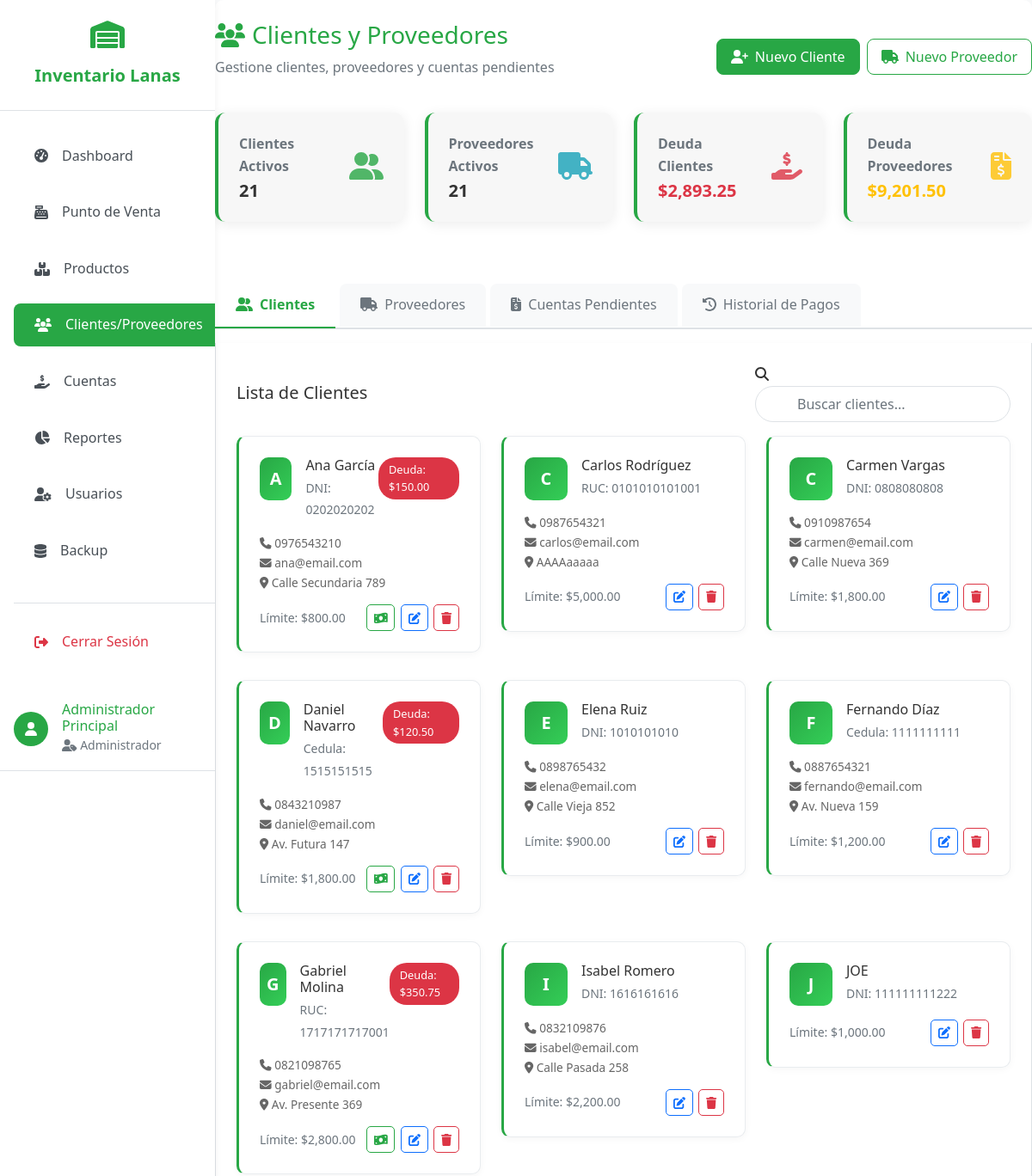
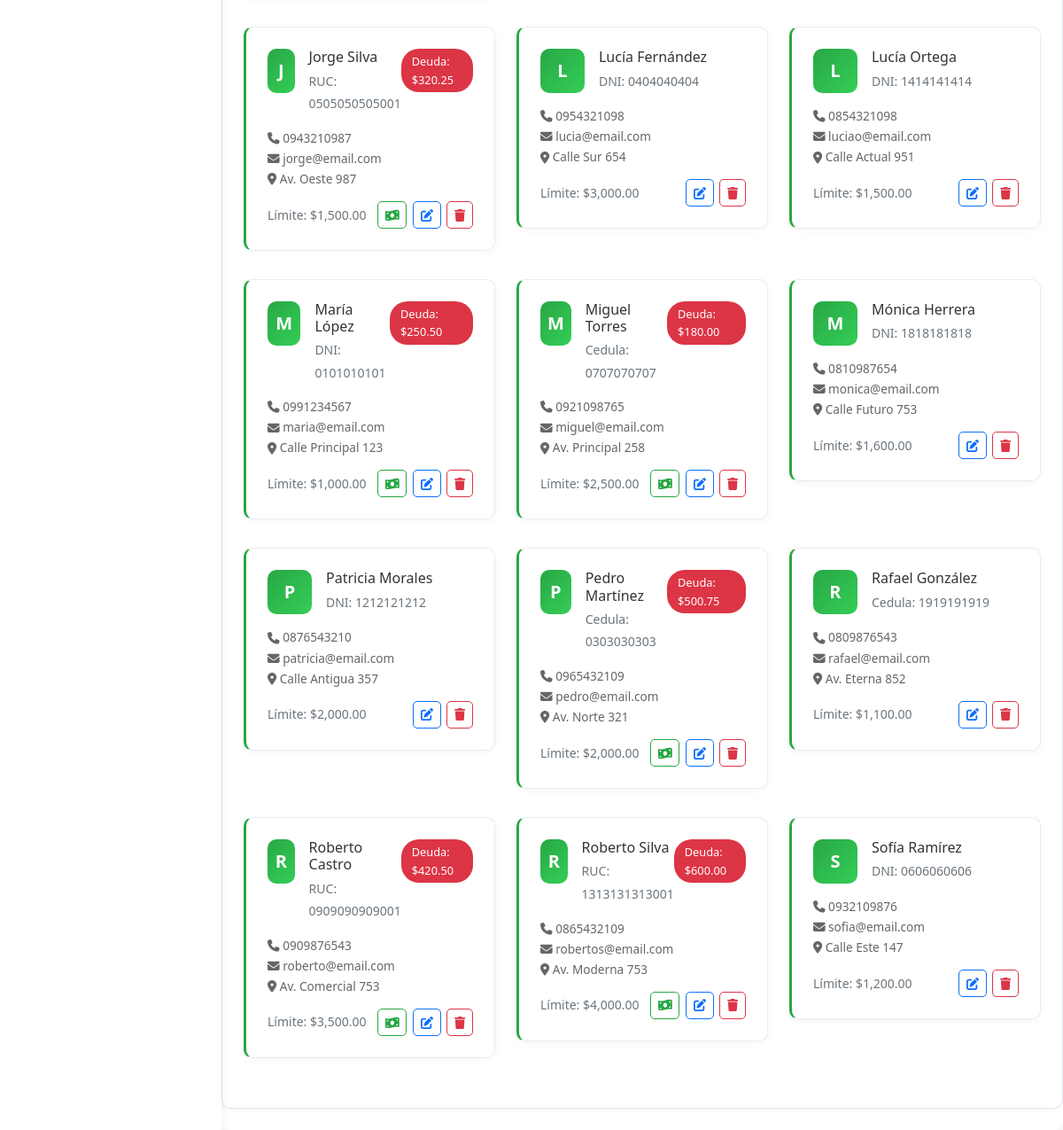
The page /modulo_clientes.php (signed in) on the database its author committed (2 pictures, top to bottom).
### tables this page shows
CREATE TABLE `clientes` (
  `id` int(11) NOT NULL AUTO_INCREMENT,
  `nombre` varchar(100) NOT NULL,
  `tipo_documento` enum('DNI','RUC','Cedula') DEFAULT 'DNI',
  `numero_documento` varchar(20) DEFAULT NULL,
  `telefono` varchar(20) DEFAULT NULL,
  `email` varchar(100) DEFAULT NULL,
  `direccion` text DEFAULT NULL,
  `saldo_deuda` decimal(10,2) DEFAULT 0.00,
  `limite_credito` decimal(10,2) DEFAULT 0.00,
  `historial_compras` int(11) DEFAULT 0,
  `total_comprado` decimal(15,2) DEFAULT 0.00,
  `activo` tinyint(1) DEFAULT 1,
  `fecha_registro` date DEFAULT NULL,
  `observaciones` text DEFAULT NULL,
  `creado_en` timestamp NOT NULL DEFAULT current_timestamp(),
  PRIMARY KEY (`id`)
);

### modulo_clientes.php (the view, shortened to what this page needs)
<?php
$db = getDB();
try {
    $stmt = $db->query("SELECT * FROM clientes WHERE activo = 1 ORDER BY nombre");
    $clientes = $stmt->fetchAll();
    $stmt = $db->query("SELECT * FROM proveedores WHERE activo = 1 ORDER BY nombre");
    $proveedores = $stmt->fetchAll();
} catch (PDOException $e) {
    $error = "Error al cargar datos: " . $e->getMessage();
}
?>
<!DOCTYPE html>
<html lang="es">
<head>
    <?php include 'header.php'; ?>
</head>
<body>
    <?php include 'sidebar.php'; ?>
    <div class="main-content">
        <div class="container-fluid py-4">
            <div class="d-flex justify-content-between align-items-center mb-4">
                <div>
                    <h1 class="h3 mb-2" style="color: var(--primary-color);">
                        <i class="fas fa-users me-2"></i>Clientes y Proveedores
                    </h1>
                    <p class="text-muted">
                        Gestione clientes, proveedores y cuentas pendientes
                    </p>
                </div>
                <div class="d-flex gap-2">
                    <button class="btn btn-success" data-bs-toggle="modal" data-bs-target="#modalCliente" onclick="resetClienteForm()">
                        <i class="fas fa-user-plus me-2"></i>Nuevo Cliente
                    </button>
                    <button class="btn btn-outline-success" data-bs-toggle="modal" data-bs-target="#modalProveedor" onclick="resetProveedorForm()">
                        <i class="fas fa-truck me-2"></i>Nuevo Proveedor
                    </button>
                </div>
            </div>
            <div class="row mb-4">
                <div class="col-xl-3 col-md-6 mb-4">
                    <div class="card stats-card">
                        <div class="card-body">
                            <div class="row align-items-center">
                                <div class="col">
                                    <div class="text-xs fw-bold text-muted mb-1">
                                        Clientes Activos
                                    </div>
                                    <div class="h5 mb-0 fw-bold">
                                        <?php echo count($clientes); ?>
                                    </div>
                                </div>
                                <div class="col-auto">
                                    <i class="fas fa-user-friends stats-icon" style="color: var(--primary-color);"></i>
                                </div>
                            </div>
                        </div>
                    </div>
                </div>
                <div class="col-xl-3 col-md-6 mb-4">
                    <div class="card stats-card">
                        <div class="card-body">
                            <div class="row align-items-center">
                                <div class="col">
                                    <div class="text-xs fw-bold text-muted mb-1">
                                        Proveedores Activos
                                    </div>
                                    <div class="h5 mb-0 fw-bold">
                                        <?php echo count($proveedores); ?>
                                    </div>
                                </div>
                                <div class="col-auto">
                                    <i class="fas fa-truck stats-icon" style="color: var(--info-color);"></i>
                                </div>
                            </div>
                        </div>
                    </div>
                </div>
                <div class="col-xl-3 col-md-6 mb-4">
                    <div class="card stats-card">
                        <div class="card-body">
                            <div class="row align-items-center">
                                <div class="col">
                                    <div class="text-xs fw-bold text-muted mb-1">
                                        Deuda Clientes
                                    </div>
                                    <div class="h5 mb-0 fw-bold" style="color: var(--danger-color);">
                                        <?php
                                        $total_deuda_clientes = 0;
                                        foreach ($clientes as $cliente) {
                                            $total_deuda_clientes += floatval($cliente['saldo_deuda']);
                                        }
                                        echo '$' . number_format($total_deuda_clientes, 2);
                                        ?>
                                    </div>
                                </div>
                                <div class="col-auto">
                                    <i class="fas fa-hand-holding-usd stats-icon" style="color: var(--danger-color);"></i>
                                </div>
                            </div>
                        </div>
                    </div>
                </div>
                <div class="col-xl-3 col-md-6 mb-4">
                    <div class="card stats-card">
                        <div class="card-body">
                            <div class="row align-items-center">
                                <div class="col">
                                    <div class="text-xs fw-bold text-muted mb-1">
                                        Deuda Proveedores
                                    </div>
                                    <div class="h5 mb-0 fw-bold" style="color: var(--warning-color);">
                                        <?php
                                        $total_deuda_proveedores = 0;
                                        foreach ($proveedores as $proveedor) {
                                            $total_deuda_proveedores += floatval($proveedor['saldo_deuda']);
                                        }
                                        echo '$' . number_format($total_deuda_proveedores, 2);
                                        ?>
                                    </div>
                                </div>
                                <div class="col-auto">
                                    <i class="fas fa-file-invoice-dollar stats-icon" style="color: var(--warning-color);"></i>
                                </div>
                            </div>
                        </div>
                    </div>
                </div>
            </div>
            <ul class="nav nav-tabs mb-3" id="clientTabs" role="tablist">
                <li class="nav-item" role="presentation">
                    <button class="nav-link active" id="clientes-tab" data-bs-toggle="tab"
                            data-bs-target="#clientes" type="button" role="tab">
                        <i class="fas fa-user-friends me-2"></i>Clientes
                    </button>
                </li>
                <li class="nav-item" role="presentation">
                    <button class="nav-link" id="proveedores-tab" data-bs-toggle="tab"
                            data-bs-target="#proveedores" type="button" role="tab">
                        <i class="fas fa-truck me-2"></i>Proveedores
                    </button>
                </li>
                <li class="nav-item" role="presentation">
                    <button class="nav-link" id="deudas-tab" data-bs-toggle="tab"
                            data-bs-target="#deudas" type="button" role="tab">
                        <i class="fas fa-file-invoice-dollar me-2"></i>Cuentas Pendientes
                    </button>
                </li>
                <li class="nav-item" role="presentation">
                    <button class="nav-link" id="pagos-tab" data-bs-toggle="tab"
                            data-bs-target="#pagos" type="button" role="tab">
                        <i class="fas fa-history me-2"></i>Historial de Pagos
                    </button>
                </li>
            </ul>
            <div class="tab-content" id="clientTabsContent">
                <div class="tab-pane fade show active" id="clientes" role="tabpanel">
                    <div class="d-flex justify-content-between align-items-center mb-3">
                        <h5 class="mb-0">Lista de Clientes</h5>
                        <div class="search-container">
                            <i class="fas fa-search"></i>
                            <input type="text" class="form-control" id="searchClientes"
                                   placeholder="Buscar clientes...">
                        </div>
                    </div>
                    <?php if (empty($clientes)): ?>
                        <div class="empty-state">
                            <i class="fas fa-user-friends"></i>
                            <h4>No hay clientes registrados</h4>
                            <p>Comience agregando un nuevo cliente</p>
                            <button class="btn btn-success mt-2" data-bs-toggle="modal" data-bs-target="#modalCliente">
                                <i class="fas fa-user-plus me-2"></i>Agregar Cliente
                            </button>
                        </div>
                    <?php else: ?>
                        <div class="row" id="clientesGrid">
                            <?php foreach ($clientes as $cliente): ?>
                                <div class="col-md-6 col-lg-4 mb-3">
                                    <div class="customer-card">
                                        <div class="d-flex align-items-start mb-3">
                                            <div class="avatar me-3">
                                                <?php echo strtoupper(substr($cliente['nombre'], 0, 1)); ?>
                                            </div>
                                            <div class="flex-grow-1">
                                                <h6 class="mb-1"><?php echo htmlspecialchars($cliente['nombre']); ?></h6>
                                                <small class="text-muted">
                                                    <?php echo $cliente['tipo_documento']; ?>:
                                                    <?php echo $cliente['numero_documento'] ?: 'Sin documento'; ?>
                                                </small>
                                            </div>
                                            <?php if ($cliente['saldo_deuda'] > 0): ?>
                                                <span class="debt-badge bg-danger text-white">
                                                    Deuda: $<?php echo number_format($cliente['saldo_deuda'], 2); ?>
                                                </span>
                                            <?php endif; ?>
                                        </div>
                                        <div class="contact-info mb-3">
                                            <?php if ($cliente['telefono']): ?>
                                                <div class="mb-1">
                                                    <i class="fas fa-phone"></i>
                                                    <?php echo htmlspecialchars($cliente['telefono']); ?>
                                                </div>
                                            <?php endif; ?>
                                            <?php if ($cliente['email']): ?>
                                                <div class="mb-1">
                                                    <i class="fas fa-envelope"></i>
                                                    <?php echo htmlspecialchars($cliente['email']); ?>
                                                </div>
                                            <?php endif; ?>
                                            <?php if ($cliente['direccion']): ?>
                                                <div>
                                                    <i class="fas fa-map-marker-alt"></i>
                                                    <?php echo htmlspecialchars($cliente['direccion']); ?>
                                                </div>
                                            <?php endif; ?>
                                        </div>
                                        <div class="d-flex justify-content-between align-items-center">
                                            <div>
                                                <small class="text-muted">
                                                    Límite: $<?php echo number_format($cliente['limite_credito'], 2); ?>
                                                </small>
                                            </div>
                                            <div class="table-actions">
                                                <?php if ($cliente['saldo_deuda'] > 0): ?>
                                                    <button class="btn btn-sm btn-outline-success"
                                                            onclick="registrarPagoCliente(<?php echo $cliente['id']; ?>)"
                                                            title="Registrar pago">
                                                        <i class="fas fa-money-bill-wave"></i>
                                                    </button>
                                                <?php endif; ?>
                                                <button class="btn btn-sm btn-outline-primary"
                                                        onclick="editarCliente(<?php echo $cliente['id']; ?>)"
                                                        title="Editar">
                                                    <i class="fas fa-edit"></i>
                                                </button>
                                                <button class="btn btn-sm btn-outline-danger"
                                                        onclick="eliminarCliente(<?php echo $cliente['id']; ?>)"
                                                        title="Eliminar">
                                                    <i class="fas fa-trash"></i>
                                                </button>
                                            </div>
                                        </div>
                                    </div>
                                </div>
                            <?php endforeach; ?>
                        </div>
                    <?php endif; ?>
                </div>
            </div>
        </div>
    </div>
    <?php include 'footer.php'; ?>
</body>
</html>

### rows shown on the page
clientes: nombre "A", nombre "Ana García", tipo_documento "DNI", numero_documento "0202020202", saldo_deuda "150.00", telefono "0976543210", email "ana@email.com", direccion "Calle Secundaria 789", limite_credito "800.00"
clientes: nombre "C", nombre "Carlos Rodríguez", tipo_documento "RUC", numero_documento "0101010101001", telefono "0987654321", email "carlos@email.com", direccion "AAAAaaaaa", limite_credito "5,000.00"
clientes: nombre "C", nombre "Carmen Vargas", tipo_documento "DNI", numero_documento "0808080808", telefono "0910987654", email "carmen@email.com", direccion "Calle Nueva 369", limite_credito "1,800.00"
clientes: nombre "D", nombre "Daniel Navarro", tipo_documento "Cedula", numero_documento "1515151515", saldo_deuda "120.50", telefono "0843210987", email "daniel@email.com", direccion "Av. Futura 147", limite_credito "1,800.00"
clientes: nombre "E", nombre "Elena Ruiz", tipo_documento "DNI", numero_documento "1010101010", telefono "0898765432", email "elena@email.com", direccion "Calle Vieja 852", limite_credito "900.00"
clientes: nombre "F", nombre "Fernando Díaz", tipo_documento "Cedula", numero_documento "1111111111", telefono "0887654321", email "fernando@email.com", direccion "Av. Nueva 159", limite_credito "1,200.00"
clientes: nombre "G", nombre "Gabriel Molina", tipo_documento "RUC", numero_documento "1717171717001", saldo_deuda "350.75", telefono "0821098765", email "gabriel@email.com", direccion "Av. Presente 369", limite_credito "2,800.00"
clientes: nombre "I", nombre "Isabel Romero", tipo_documento "DNI", numero_documento "1616161616", telefono "0832109876", email "isabel@email.com", direccion "Calle Pasada 258", limite_credito "2,200.00"
clientes: nombre "J", nombre "JOE", tipo_documento "DNI", numero_documento "111111111222", limite_credito "1,000.00"
clientes: nombre "J", nombre "Jorge Silva", tipo_documento "RUC", numero_documento "0505050505001", saldo_deuda "320.25", telefono "0943210987", email "jorge@email.com", direccion "Av. Oeste 987", limite_credito "1,500.00"
clientes: nombre "L", nombre "Lucía Fernández", tipo_documento "DNI", numero_documento "0404040404", telefono "0954321098", email "lucia@email.com", direccion "Calle Sur 654", limite_credito "3,000.00"
clientes: nombre "L", nombre "Lucía Ortega", tipo_documento "DNI", numero_documento "1414141414", telefono "0854321098", email "luciao@email.com", direccion "Calle Actual 951", limite_credito "1,500.00"
clientes: nombre "M", nombre "María López", tipo_documento "DNI", numero_documento "0101010101", saldo_deuda "250.50", telefono "0991234567", email "maria@email.com", direccion "Calle Principal 123", limite_credito "1,000.00"
clientes: nombre "M", nombre "Miguel Torres", tipo_documento "Cedula", numero_documento "0707070707", saldo_deuda "180.00", telefono "0921098765", email "miguel@email.com", direccion "Av. Principal 258", limite_credito "2,500.00"
clientes: nombre "M", nombre "Mónica Herrera", tipo_documento "DNI", numero_documento "1818181818", telefono "0810987654", email "monica@email.com", direccion "Calle Futuro 753", limite_credito "1,600.00"
clientes: nombre "P", nombre "Patricia Morales", tipo_documento "DNI", numero_documento "1212121212", telefono "0876543210", email "patricia@email.com", direccion "Calle Antigua 357", limite_credito "2,000.00"
clientes: nombre "P", nombre "Pedro Martínez", tipo_documento "Cedula", numero_documento "0303030303", saldo_deuda "500.75", telefono "0965432109", email "pedro@email.com", direccion "Av. Norte 321", limite_credito "2,000.00"
clientes: nombre "R", nombre "Rafael González", tipo_documento "Cedula", numero_documento "1919191919", telefono "0809876543", email "rafael@email.com", direccion "Av. Eterna 852", limite_credito "1,100.00"
clientes: nombre "R", nombre "Roberto Castro", tipo_documento "RUC", numero_documento "0909090909001", saldo_deuda "420.50", telefono "0909876543", email "roberto@email.com", direccion "Av. Comercial 753", limite_credito "3,500.00"
clientes: nombre "R", nombre "Roberto Silva", tipo_documento "RUC", numero_documento "1313131313001", saldo_deuda "600.00", telefono "0865432109", email "robertos@email.com", direccion "Av. Moderna 753", limite_credito "4,000.00"
clientes: nombre "S", nombre "Sofía Ramírez", tipo_documento "DNI", numero_documento "0606060606", telefono "0932109876", email "sofia@email.com", direccion "Calle Este 147", limite_credito "1,200.00"

### other values the page prints
Funciones::obtenerNombreUsuario() "Administrador Principal"
count($clientes) "21"
count($proveedores) "21"
$total_deuda_clientes "2,893.25"
$total_deuda_proveedores "9,201.50"
